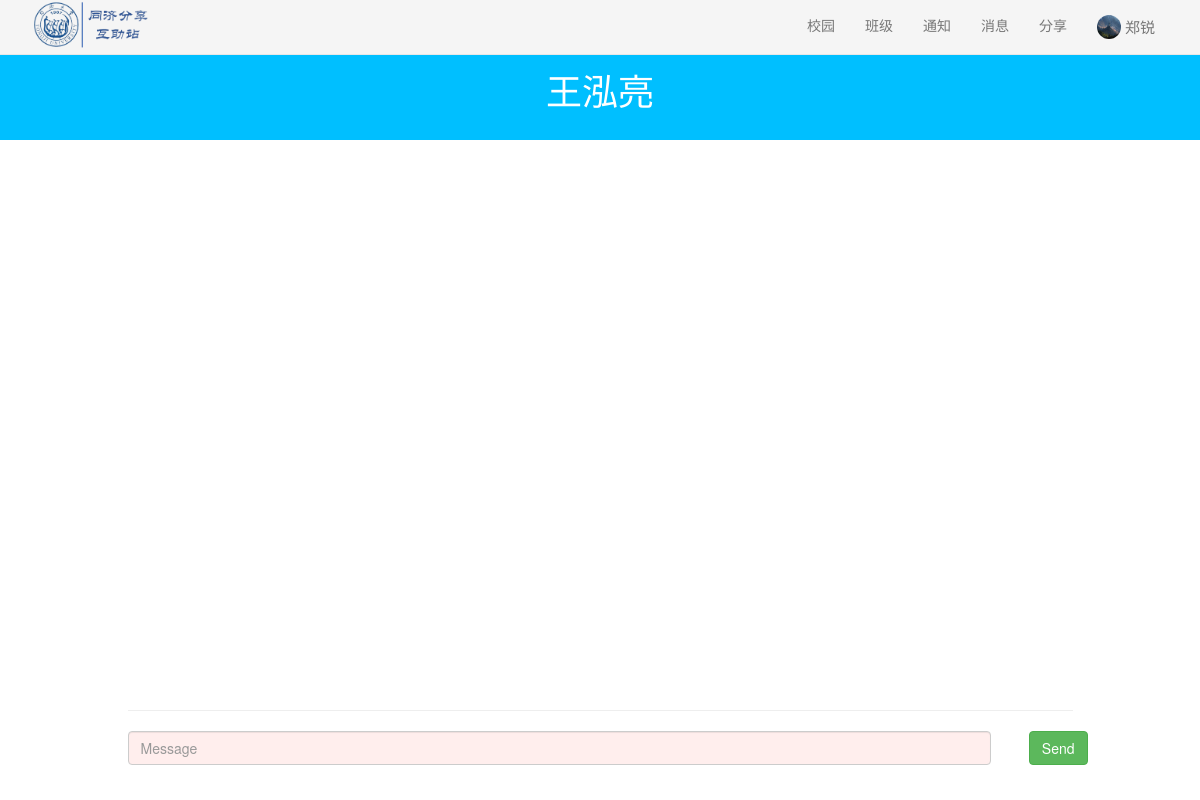
/chat/2050777 (signed in), run on the app's committed database.
### sql.py (models this page shows, shortened)
class User(UserMixin,db.Model):
    id = db.Column(db.Integer, primary_key=True)  # 主键，学号
    name = db.Column(db.String(20))  # 名字
    password=db.Column(db.String(128)) #密码
    intro=db.Column(db.Text)#个人介绍
    auth=db.Column(db.String(20))#权限
    dormitory=db.Column(db.String(20))#宿舍名
    class_id = db.Column(db.Integer, db.ForeignKey('class_room.id'))#对应的班级
    user_post=db.relationship('post',backref='user_post')#发的帖子
    user_post_comments = db.relationship('post_comment', backref='user_post_comments')#发的评论
    user_notice = db.relationship('notice', backref='user_post')  # 发的帖子
    user_chat_room = db.relationship("chatroom", secondary=user_room,backref=db.backref('user_create', lazy="dynamic")) # 用户对应的聊天室

### apps/chat.py (the view)
@postbp.route('/<user_id>')
def index(user_id):
    if (current_user.is_authenticated==False):
        return redirect(url_for("basic.login"))
    user=sql.find_user(user_id)
    return render_template('chat.html',
                           user_me=current_user.id,
                           user_other=user.id,
                           other_name=user.name,
                           user_id=current_user.id,
                           user_name=current_user.name,
                           class_id=current_user.class_id,
                           async_mode=socketio.async_mode)

### sql.py (called while the page is built)
@login_manager.user_loader
def load_user(user_id):  # 创建用户加载回调函数，接受用户 ID 作为参数
    user = User.query.get(int(user_id))  # 用 ID 作为 User 模型的 主键查询对应的用户
    return user

def find_user(no):
    u=load_user(no)
    if(u is None):
        return False
    return u

### apps/templates/chat.html (shortened to what this page needs)
<link rel="stylesheet" href="{{ url_for('static', filename='css/bootstrap.min.css') }}">
<link href="{{ url_for('static', filename='css/minecss.css') }}" rel="stylesheet">
{% include "common/header.html" %}
<body style="background: url(../static/images/img_login.jpg) no-repeat;background-size:100%;">
    <div class="text-center" style="margin-top:20px;background:#00BFFF;color:white;height:100px">
        <br>
        <h1 style="margin-top:10px;">{{other_name}}</h1>
    </div>
    <div class="container">
        <div class="row myCenter">
            <div class="col-xs-12 col-md-10 col-center-block">
                <div id="log" class="log"></div>
                <hr>
                <form id="send_room" method="POST" action="#" >
                    <div class="form-group row" style="height:50px">
                        <div class="col-md-11">
                            <input type="text" required class="form-control" name="room_data" id="room_data"
                                   placeholder="Message">
                        </div>
                        <input type="submit" class="btn btn-success pull-right" value="Send">
                    </div>
                </form>
            </div>
        </div>
    </div>
</body>

### apps/templates/common/header.html (shortened to what this page needs)
<div>
    <nav class="navbar navbar-default navbar-static navbar-fixed-top" role="navigation" style="background:#F5F5F5">
        <div class="container">
            <div class="navbar-header">
                <img style="height:50px;overflow:hidden;"
                     src="{{ url_for('static', filename='images/img_title.png') }}"/>
            </div>
            <div class="pull-right">
                <ul class="nav navbar-nav">
                    <li><a href={{url_for("basic.main")}}>校园</a></li>
                    <li><a href={{url_for("basic.myclass")}}>班级</a></li>
                    <li><a href={{url_for("basic.mynotice")}}>通知</a></li>
                    <li><a href={{url_for("chat.allchat")}}>消息</a></li>
                    <li><a href={{url_for("basic.submitpost")}}>分享</a></li>
                    <li><a href={{url_for("basic.home",user_id=user_id)}}>
                        <img class="img-circle" style="width:24px;height:24px;"
                             src="{{url_for('static', filename='images/user/'+user_id|string+'/head.jpg')}}">
                        <span style="vertical-align:middle;font-size:15px">{{user_name}}</span>
                    </a></li>
                </ul>
            </div>
        </div>
    </nav>
</div>

### apps/static/css/minecss.css (style rules this page uses)
input.form-control:invalid { background-color: #ffeeed; }

### apps/templates/chat.html (style rules this page uses)
* { padding: 0; margin: 0; }
.col-center-block { float: none; display: block; margin-left: auto; margin-right: auto; }
.log { overflow: hidden; overflow-y: scroll; white-space: nowrap; height:550px; width:100%; }

### data on the page
User: id (picture), name "郑锐"
User: name "王泓亮"
